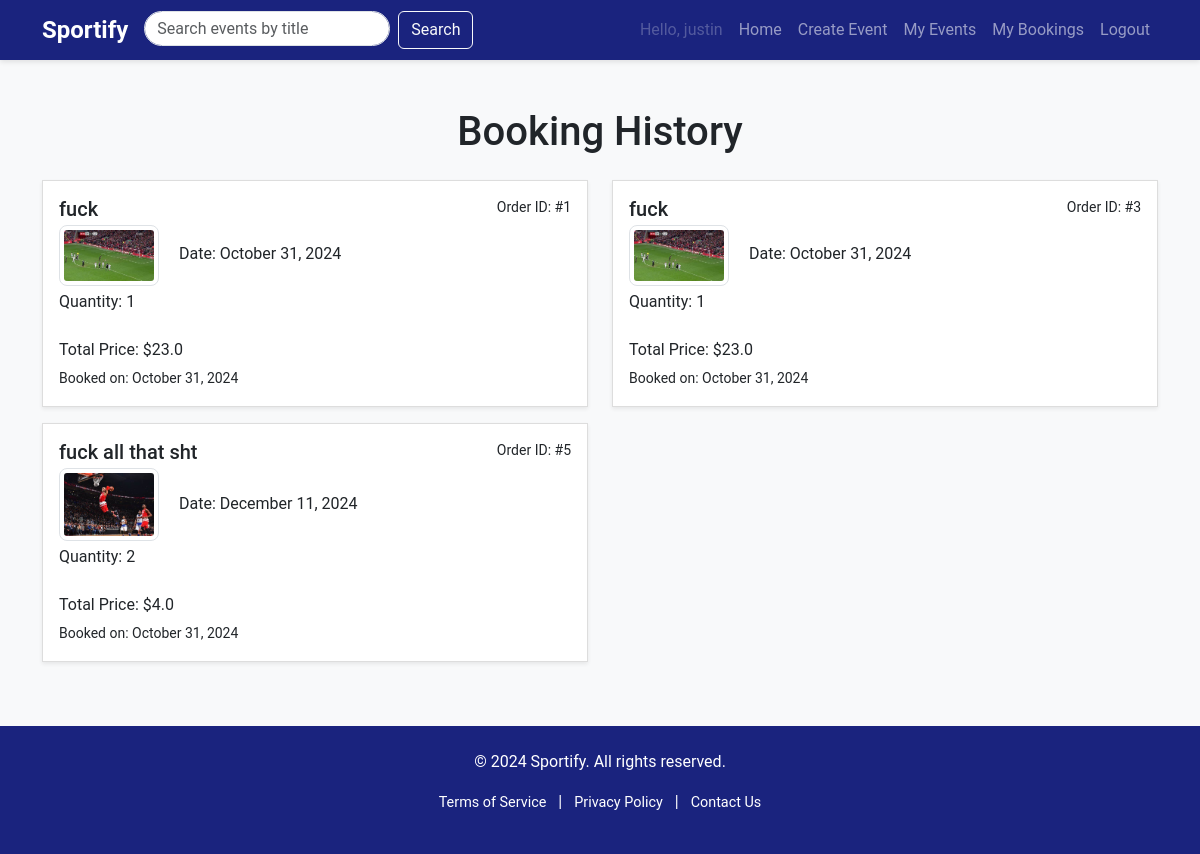
/event/booking_history (signed in), run on the app's committed database.
### website/models.py (models this page shows, shortened)
class User(db.Model, UserMixin):
    __tablename__ = 'users'
    id = db.Column(db.Integer, primary_key=True)
    username = db.Column(db.String(100), index=True, unique=True, nullable=False)
    firstname = db.Column(db.String(100), index=True, nullable=False)
    lastname = db.Column(db.String(100), index=True, nullable=False)
    emailid = db.Column(db.String(100), index=True, nullable=False)
    password_hash = db.Column(db.String(255), nullable=False)
    contact = db.Column(db.String(255), nullable=False)
    address = db.Column(db.String(150), nullable=False)
    comments = db.relationship('Comment', backref='user', lazy=True)
    order = db.relationship('Order', backref='user', lazy=True)

class Order(db.Model):
    __tablename__ = 'orders'
    id = db.Column(db.Integer, primary_key=True)
    quantity = db.Column(db.Integer, nullable = False)
    total_price = db.Column(db.Float, nullable = False)
    booked_date = db.Column(db.DateTime, default=datetime.now(), nullable=False)
    user_id = db.Column(db.Integer, db.ForeignKey("users.id"), nullable=False)
    event_id = db.Column(db.Integer, db.ForeignKey("events.id"), nullable=False)

class Event(db.Model):
    __tablename__ = 'events'
    id = db.Column(db.Integer, primary_key=True)
    name = db.Column(db.String(80), nullable=False)
    description = db.Column(db.Text, nullable=False)
    image = db.Column(db.String(150), nullable=False)  # Store path to the image
    price = db.Column(db.Integer, nullable=False)
    location = db.Column(db.String(150), nullable=False)
    datetime = db.Column(db.DateTime, nullable=False)
    capacity = db.Column(db.Integer, nullable=False)
    category = db.Column(db.String(50), nullable=False)
    status = db.Column(
        Enum(
            'Open', 'Inactive', 'Cancelled','Sold out', name='status of event'
        ),
        default='Open',
        nullable=False)
    user_id = db.Column(db.Integer, db.ForeignKey('users.id'), nullable=False)
    comments = db.relationship('Comment', backref='event', lazy=True)
    order = db.relationship('Order', backref='event', lazy=True)

### website/event.py (the view)
@eventbp.route('/booking_history')
@login_required
def booking_history():
    bookings = db.session.query(Order).filter_by(user_id=current_user.id).all()
    return render_template('event/booking-history.html', bookings=bookings)

### website/templates/event/booking-history.html (shortened to what this page needs)
{% extends "base.html" %}
{% block content %}
<main class="container my-5">
  <h1 class="text-center mb-4">Booking History</h1>
  <div class="row">
    {% if bookings %}
      {% for booking in bookings %}
        <div class="col-md-6">
          <div class="list-group-item mb-3 p-3 shadow-sm">
            <div class="d-flex w-100 justify-content-between">
              <h5 class="mb-1">{{ booking.event.name }}</h5>
              <small>Order ID: #{{ booking.id }}</small>
            </div>
            <p class="mb-1">
              <img src="{{ booking.event.image }}" alt="{{ booking.event.name }}" class="img-thumbnail me-3" width="100">
              Date: {{ booking.event.datetime.strftime('%B %d, %Y') }}
            </p>
            <p class="mb-1">
              Quantity: {{ booking.quantity}}
              <br>
              Total Price: ${{ booking.total_price }}
            </p>
            <small>Booked on: {{ booking.booked_date.strftime('%B %d, %Y') }}</small>
          </div>
        </div>
      {% endfor %}
    {% else %}
      <p class="text-center">No bookings found.</p>
    {% endif %}
  </div>
</main>
{% endblock %}

### website/templates/base.html (shortened to what this page needs)
<!DOCTYPE html>
<html lang="en">
<head>
    <link href="https://cdn.jsdelivr.net/npm/bootstrap@5.3.2/dist/css/bootstrap.min.css" rel="stylesheet">
    <link rel="stylesheet" href="{{ url_for('static', filename='style/main.css') }}">
</head>
<body>
    <header>
        <nav class="navbar navbar-expand-lg navbar-dark bg-primary">
            <div class="container">
                <a class="navbar-brand" href="{{ url_for('main.index') }}">Sportify</a>
                <form action="{{ url_for('event.search') }}" method="GET" class="d-flex ms-auto me-3">
                    <input class="form-control me-2" type="search" name="query" placeholder="Search events by title" aria-label="Search">
                    <button class="btn btn-outline-light" type="submit">Search</button>
                </form>
                <div class="collapse navbar-collapse" id="navbarNav">
                    <ul class="navbar-nav ms-auto">
                        {% if current_user.is_authenticated %}
                            <li class="nav-item"><a class="nav-link disabled" href="#">Hello, {{ current_user.username }}</a></li>
                            <li class="nav-item"><a class="nav-link" href="{{ url_for('main.index') }}">Home</a></li>
                            <li class="nav-item"><a class="nav-link" href="{{ url_for('event.create') }}">Create Event</a></li>
                            <li class="nav-item"><a class="nav-link" href="{{ url_for('event.my_events') }}">My Events</a></li>
                            <li class="nav-item"><a class="nav-link" href="{{ url_for('event.booking_history') }}">My Bookings</a></li>
                            <li class="nav-item"><a class="nav-link" href="{{ url_for('auth.logout') }}">Logout</a></li>
                        {% else %}
                            <li class="nav-item"><a class="nav-link" href="{{ url_for('auth.login') }}">Log in</a></li>
                        {% endif %}
                    </ul>
                </div>
            </div>
        </nav>
    </header>
    {% block content %}{% endblock %}
    <footer class="footer text-center py-4">
        <div class="container">
            <p>&copy; 2024 Sportify. All rights reserved.</p>
            <p>
                <a href="#" class="text-white">Terms of Service</a> |
                <a href="#" class="text-white">Privacy Policy</a> |
                <a href="#" class="text-white">Contact Us</a>
            </p>
        </div>
    </footer>
</body>
</html>

### website/static/style/main.css (style rules this page uses)
body { font-family: 'Roboto', sans-serif; background-color: #f8f9fa; }
.navbar { background-color: #1a237e !important; box-shadow: 0 2px 5px rgba(0, 0, 0, 0.1); height: 60px; }
.navbar-brand { font-weight: 700; font-size: 1.5rem; }
.navbar .form-control { border-radius: 20px; height: 35px; }
.footer { background-color: #1a237e; color: white; text-align: center; padding: 1rem; }
.footer a { color: white; text-decoration: none; padding: 0 8px; font-size: 0.9rem; }
.list-group-item { border: 1px solid #ddd; border-radius: 0.5rem; margin-bottom: 1rem; background-color: #ffffff; box-shadow: 0 4px 8px rgba(0, 0, 0, 0.1); }
.list-group-item img { border-radius: 0.5rem; }
.footer a { color: white; text-decoration: none; }

### data on the page
User: username "justin"
Order: event.name "fuck", id "1", event.image (picture), event.datetime "October 31, 2024", quantity "1", total_price "23.0", booked_date "October 31, 2024"
Order: event.name "fuck", id "3", event.image (picture), event.datetime "October 31, 2024", quantity "1", total_price "23.0", booked_date "October 31, 2024"
Order: event.name "fuck all that sht", id "5", event.image (picture), event.datetime "December 11, 2024", quantity "2", total_price "4.0", booked_date "October 31, 2024"
